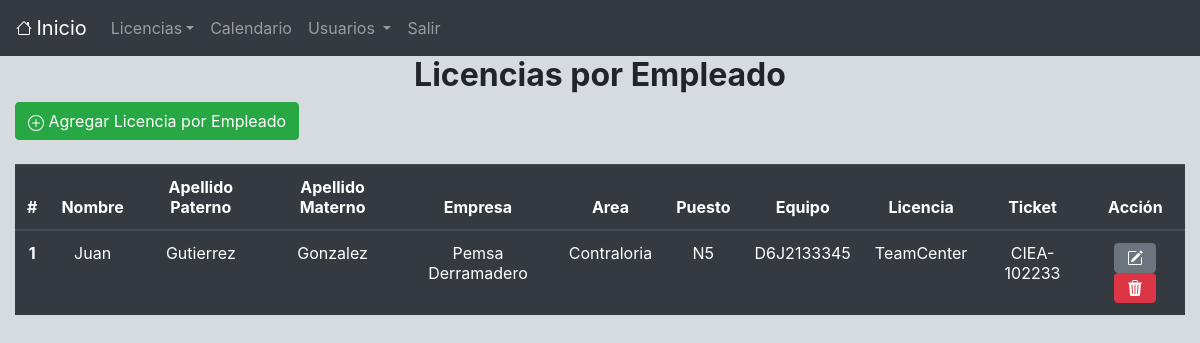
The app's page /licenciasuso/licenciasuso.php with its own data.
### tables this page shows
CREATE TABLE `licencias_uso` (
  `id_lic_uso` int NOT NULL,
  `nombre` varchar(100) DEFAULT NULL,
  `a_paterno` varchar(100) DEFAULT NULL,
  `a_materno` varchar(100) DEFAULT NULL,
  `empresa` varchar(100) DEFAULT NULL,
  `area` varchar(100) DEFAULT NULL,
  `puesto` varchar(100) DEFAULT NULL,
  `num_serie` varchar(50) NOT NULL,
  `licencia` varchar(100) NOT NULL,
  `ticket` varchar(50) DEFAULT NULL
);

### class/licenciasuso.class.php (called while the page is built, shortened)
<?php
require_once("database.class.php");
class LicenciaUso extends Database{
  function readLicenciaUso()
  {
    $resultado = $this->conn->query("SELECT * FROM licencias_uso");
    $datos = $resultado->fetchAll();
    return $datos;
  }
}
$licenciauso = new LicenciaUso;
?>

### class/database.class.php (called while the page is built, shortened)
<?php
class Database{
  function connect()
  {
    $this->host = "localhost";
    $this->db_name ="licenseas";
    $this->user = "proyecto";
    $this->password = "proyecto123";
    $this->conn = new PDO('mysql:host='.$this->host.';dbname='.$this->db_name, $this->user, $this->password);
  }
}
?>

### licenciasuso/view/index.php (the view, shortened to what this page needs)
<?php include("../view/header.php"); ?>
<h2 align="center"><b>Licencias por Empleado </b></h2>
<div class = "container-fluid">
  <div class = "row text-left">
   <div class = "col col-lg-12">
     <a class="btn btn-success" href="licenciasuso.php?action=form" role="button"> Agregar Licencia por Empleado</a>
   </div>
 </div>
 <div class = "row">
  <div class = "col col-lg-12"> &nbsp;
  </div>
</div>
<div class = "row">
  <div class = "col col-lg-12">
    <table class="table table-dark">
      <thead>
        <tr>
          <th scope="col">#</th>
          <th scope="col">Nombre</th>
          <th scope="col">Apellido Paterno</th>
          <th scope="col">Apellido Materno</th>
          <th scope="col">Empresa</th>
          <th scope="col">Area</th>
          <th scope="col">Puesto</th>
          <th scope="col">Equipo</th>
          <th scope="col">Licencia</th>
          <th scope="col">Ticket</th>
          <th scope="col">Acción</th>
        </tr>
      </thead>
      <tbody>
        <?php
        $i = 1;
        foreach ($data as $resultado=>$fila){
          ?>
          <tr>
            <th scope="row"><?php echo $i; ?></th>
            <td style="text-align:center;"><?php echo $fila["nombre"];  ?></td>
            <td style="text-align:center;"><?php echo $fila["a_paterno"];  ?></td>
            <td style="text-align:center;"><?php echo $fila["a_materno"];  ?></td>
            <td style="text-align:center;"><?php echo $fila["empresa"];  ?></td>
            <td style="text-align:center;"><?php echo $fila["area"];  ?></td>
            <td style="text-align:center;"><?php echo $fila["puesto"];  ?></td>
            <td style="text-align:center;"><?php echo $fila["num_serie"];  ?></td>
            <td style="text-align:center;"><?php echo $fila["licencia"];  ?></td>
            <td style="text-align:center;"><?php echo $fila["ticket"];  ?></td>
            <td style="text-align:center;"><a class="btn btn-secondary" href="licenciasuso.php?action=form&id_lic_uso=<?php echo $fila["id_lic_uso"];  ?>" role="button"></a>
            <a class="btn btn-danger" href="licenciasuso.php?action=delete&id_lic_uso=<?php echo $fila["id_lic_uso"];  ?>" role="button" onclick="return confirm('¿Realmente desea eliminar?')"></a></td>
          </tr>
          <?php
          $i++;
        }
        ?>
      </tbody>
    </table>
  </div>
</div>
</div>
<?php include("../view/footer.php"); ?>

### licenciasuso/view/index.php (style rules this page uses)
table th { text-align: center; }

### records on screen
licencias_uso: nombre "Juan", a_paterno "Gutierrez", a_materno "Gonzalez", empresa "Pemsa Derramadero", area "Contraloria", puesto "N5", num_serie "D6J2133345", licencia "TeamCenter", ticket "CIEA-102233"
